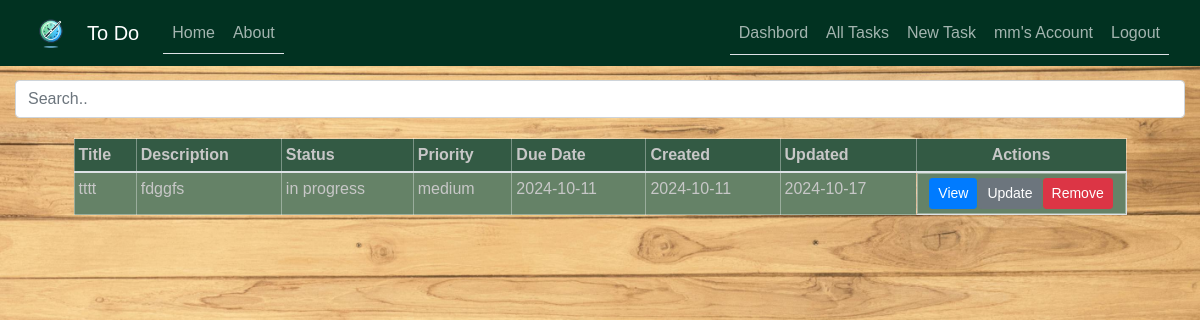
The app's page /tasks (signed in), older data.
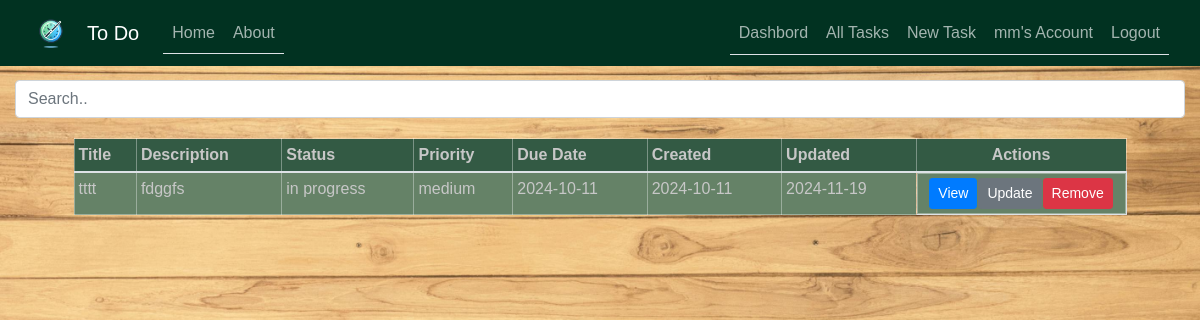
The same page, newer data.
### To_Do/models.py (models this page shows, shortened)
class Task(db.Model):
    id = db.Column(db.Integer, primary_key=True)
    user_id = db.Column(db.Integer, db.ForeignKey("user.id"), nullable=False)
    title = db.Column(db.String(255), nullable=False)
    description = db.Column(db.Text)
    status = db.Column(
        db.Enum("in progress", "completed", "pending"), default="in progress"
    )
    priority = db.Column(db.Enum("low", "medium", "high"), default="medium")
    due_date = db.Column(db.DateTime, default=datetime.utcnow)
    created_at = db.Column(db.DateTime, default=datetime.utcnow)
    updated_at = db.Column(
        db.DateTime, default=datetime.utcnow, onupdate=datetime.utcnow
    )
    notes = db.relationship(
        "Note", backref="task", lazy=True, cascade="all, delete-orphan"
    )
    task_collaborators = db.relationship(
        "TaskCollaborator", backref="task", lazy=True, cascade="all, delete-orphan"
    )

### To_Do/tasks/routes.py (the view)
@tasks.route("/tasks")
@login_required
def all_tasks():
    tasks = current_user.tasks
    return render_template("all_tasks.html", tasks=tasks)

### To_Do/models.py (called while the page is built)
@login_manager.user_loader
def load_user(user_id):
    return User.query.get(int(user_id))

### To_Do/templates/all_tasks.html (shortened to what this page needs)
{% extends "base.html" %}
{% import 'macros.html' as macros %}
{% block content %}
    <input class="form-control" id="myInput" type="text" placeholder="Search..">
    <table class="table table-bordered">
        <thead class="bg-steel">
            <tr>
                <th>Title</th>
                <th>Description</th>
                <th>Status</th>
                <th>Priority</th>
                <th>Due Date</th>
                <th>Created</th>
                <th>Updated</th>
                <th class="text-center actions-column">Actions</th>
            </tr>
        </thead>
        <tbody id="myTable">
            {% for task in tasks %}
                <tr>
                    <td class="article-title">{{ task.title }}</td>
                    <td class="article-content">{{ task.description }}</td>
                    <td>{{ task.status }}</td>
                    <td>{{ task.priority }}</td>
                    <td>{{ task.due_date.strftime('%Y-%m-%d') }}</td>
                    <td>{{ task.created_at.strftime('%Y-%m-%d') }}</td>
                    <td>{{ task.updated_at.strftime('%Y-%m-%d') }}</td>
                    <td class="table-actions d-flex justify-content-center">
                        <a href="{{ url_for('tasks.task', task_id=task.id) }}" class="btn btn-primary btn-sm">View</a>
                        <a href="{{ url_for('tasks.update_task', task_id=task.id) }}" class="btn btn-secondary btn-sm">Update</a>
                        <button type="button" class="btn btn-danger btn-sm" data-toggle="modal" data-target="#deleteModal{{ task.id }}">
                            Remove
                        </button>
                    </td>
                </tr>
            {% endfor %}
        </tbody>
    </table>
{% endblock %}

Row changes from the older to the newer data that the page shows:
changed Task "tttt": updated_at "2024-10-17" → "2024-11-19"
